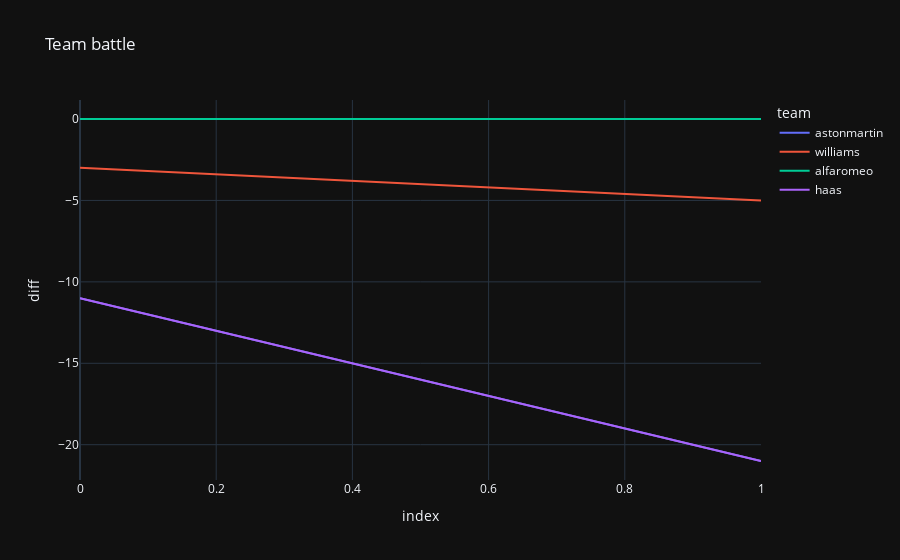

The notebook cell saved with this chart:
### Code cell
px.line(df_battles_team[2], x="index", y="diff", color="team", title="Team battle", template="plotly_dark")

### Figure 1 — Plotly figure (JSON) as saved in the notebook; plotly's stock layout.template omitted (floating-point values rounded to 4 significant figures)
{"data": [{"hovertemplate": "team=astonmartin<br>index=%{x}<br>diff=%{y}<extra></extra>", "legendgroup": "astonmartin", "line": {"color": "#636efa", "dash": "solid"}, "marker": {"symbol": "circle"}, "mode": "lines", "name": "astonmartin", "orientation": "v", "showlegend": true, "type": "scatter", "x": [0, 1], "xaxis": "x", "y": [-11, -21], "yaxis": "y"}, {"hovertemplate": "team=williams<br>index=%{x}<br>diff=%{y}<extra></extra>", "legendgroup": "williams", "line": {"color": "#EF553B", "dash": "solid"}, "marker": {"symbol": "circle"}, "mode": "lines", "name": "williams", "orientation": "v", "showlegend": true, "type": "scatter", "x": [0, 1], "xaxis": "x", "y": [-3, -5], "yaxis": "y"}, {"hovertemplate": "team=alfaromeo<br>index=%{x}<br>diff=%{y}<extra></extra>", "legendgroup": "alfaromeo", "line": {"color": "#00cc96", "dash": "solid"}, "marker": {"symbol": "circle"}, "mode": "lines", "name": "alfaromeo", "orientation": "v", "showlegend": true, "type": "scatter", "x": [0, 1], "xaxis": "x", "y": [0, 0], "yaxis": "y"}, {"hovertemplate": "team=haas<br>index=%{x}<br>diff=%{y}<extra></extra>", "legendgroup": "haas", "line": {"color": "#ab63fa", "dash": "solid"}, "marker": {"symbol": "circle"}, "mode": "lines", "name": "haas", "orientation": "v", "showlegend": true, "type": "scatter", "x": [0, 1], "xaxis": "x", "y": [-11, -21], "yaxis": "y"}], "layout": {"legend": {"title": {"text": "team"}, "tracegroupgap": 0}, "title": {"text": "Team battle"}, "xaxis": {"anchor": "y", "domain": [0, 1], "title": {"text": "index"}}, "yaxis": {"anchor": "x", "domain": [0, 1], "title": {"text": "diff"}}}}
